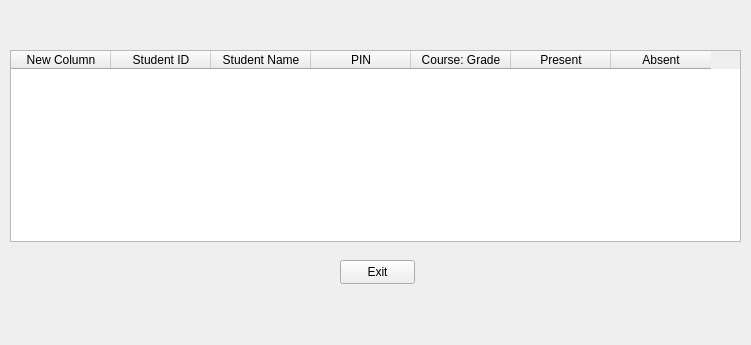
<?xml version="1.0" encoding="UTF-8"?>
<ui version="4.0">
 <class>ViewAllRecordsWindow</class>
 <widget class="QWidget" name="ViewAllRecordsWindow">
  <property name="geometry">
   <rect>
    <x>0</x>
    <y>0</y>
    <width>751</width>
    <height>345</height>
   </rect>
  </property>
  <property name="windowTitle">
   <string>Form</string>
  </property>
  <widget class="QTableWidget" name="tableWidget">
   <property name="geometry">
    <rect>
     <x>10</x>
     <y>50</y>
     <width>731</width>
     <height>192</height>
    </rect>
   </property>
   <column>
    <property name="text">
     <string>New Column</string>
    </property>
   </column>
   <column>
    <property name="text">
     <string>Student ID</string>
    </property>
   </column>
   <column>
    <property name="text">
     <string>Student Name</string>
    </property>
   </column>
   <column>
    <property name="text">
     <string>PIN</string>
    </property>
   </column>
   <column>
    <property name="text">
     <string>Course: Grade</string>
    </property>
   </column>
   <column>
    <property name="text">
     <string>Present</string>
    </property>
   </column>
   <column>
    <property name="text">
     <string>Absent</string>
    </property>
   </column>
  </widget>
  <widget class="QPushButton" name="pushButton">
   <property name="geometry">
    <rect>
     <x>340</x>
     <y>260</y>
     <width>75</width>
     <height>24</height>
    </rect>
   </property>
   <property name="text">
    <string>Exit</string>
   </property>
  </widget>
 </widget>
 <resources/>
 <connections/>
</ui>
